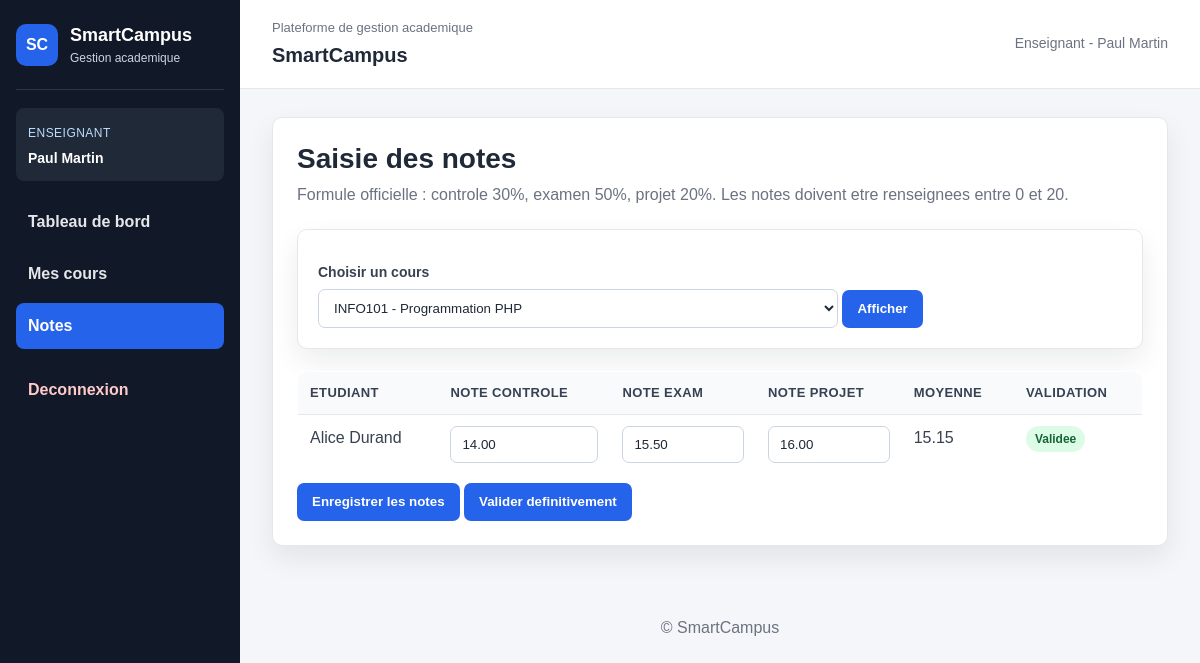
/enseignant/notes.php?id_cours=1 (signed in), run on the app's committed database.
### tables this page shows
CREATE TABLE etudiant (
    id_etudiant INT AUTO_INCREMENT PRIMARY KEY,
    numero_etudiant VARCHAR(50) NOT NULL,
    niveau VARCHAR(50) NOT NULL,
    groupe_classe VARCHAR(50) NOT NULL,
    date_naissance DATE,
    telephone VARCHAR(30),
    id_user INT NOT NULL,
    UNIQUE (numero_etudiant),
    CONSTRAINT fk_etudiant_utilisateur
        FOREIGN KEY (id_user) REFERENCES utilisateur(id_user)
);

CREATE TABLE utilisateur (
    id_user INT AUTO_INCREMENT PRIMARY KEY,
    nom VARCHAR(100) NOT NULL,
    prenom VARCHAR(100) NOT NULL,
    email VARCHAR(150) NOT NULL,
    mot_de_passe VARCHAR(255) NOT NULL,
    role ENUM('administrateur','enseignant','etudiant') NOT NULL,
    date_creation TIMESTAMP DEFAULT CURRENT_TIMESTAMP,
    actif TINYINT(1) DEFAULT 1,
    UNIQUE (email)
);

CREATE TABLE note (
    id_note INT AUTO_INCREMENT PRIMARY KEY,
    note_controle DECIMAL(5,2),
    note_exam DECIMAL(5,2),
    note_projet DECIMAL(5,2),
    moyenne DECIMAL(5,2),
    validee TINYINT(1) DEFAULT 0,
    date_saisie DATETIME,
    date_validation DATETIME,
    id_etudiant INT NOT NULL,
    id_cours INT NOT NULL,
    CONSTRAINT fk_note_etudiant
        FOREIGN KEY (id_etudiant) REFERENCES etudiant(id_etudiant),
    CONSTRAINT fk_note_cours
        FOREIGN KEY (id_cours) REFERENCES cours(id_cours)
);

### enseignant/notes.php (the view, shortened to what this page needs)
<?php
require_once __DIR__ . '/../config/db.php';
$id_enseignant = $_SESSION['id_enseignant'] ?? 0;
$id_cours = isset($_GET['id_cours']) ? intval($_GET['id_cours']) : (isset($_POST['id_cours']) ? intval($_POST['id_cours']) : 0);
include __DIR__ . '/../includes/header.php';
?>
<section class="container">
    <h1>Saisie des notes</h1>
    <p class="page-subtitle">Formule officielle : controle 30%, examen 50%, projet 20%. Les notes doivent etre renseignees entre 0 et 20.</p>
    <?php
    $stmt_cours = mysqli_prepare($conn, "SELECT id_cours, code_cours, titre FROM cours WHERE id_enseignant = ? ORDER BY code_cours");
    mysqli_stmt_bind_param($stmt_cours, "i", $id_enseignant);
    mysqli_stmt_execute($stmt_cours);
    $cours_result = mysqli_stmt_get_result($stmt_cours);
    ?>
    <form method="get" action="notes.php" class="form-card">
        <label for="id_cours">Choisir un cours</label>
        <select name="id_cours" id="id_cours" required>
            <?php while ($cours = mysqli_fetch_assoc($cours_result)): ?>
                <option value="<?php echo $cours['id_cours']; ?>" <?php if ($id_cours == $cours['id_cours']) echo 'selected'; ?>>
                    <?php echo htmlspecialchars($cours['code_cours'] . ' - ' . $cours['titre']); ?>
                </option>
            <?php endwhile; ?>
        </select>
        <button type="submit">Afficher</button>
    </form>
    <?php if ($id_cours > 0): ?>
        <?php
        $sql = "SELECT etudiant.id_etudiant, utilisateur.nom, utilisateur.prenom,
                       note.note_controle, note.note_exam, note.note_projet, note.moyenne, note.validee
                FROM inscription
                INNER JOIN cours ON inscription.id_cours = cours.id_cours
                INNER JOIN etudiant ON inscription.id_etudiant = etudiant.id_etudiant
                INNER JOIN utilisateur ON etudiant.id_user = utilisateur.id_user
                LEFT JOIN note ON note.id_etudiant = etudiant.id_etudiant AND note.id_cours = inscription.id_cours
                WHERE inscription.id_cours = ?
                AND inscription.statut = 'inscrit'
                AND cours.id_enseignant = ?
                ORDER BY utilisateur.nom, utilisateur.prenom";
        $stmt = mysqli_prepare($conn, $sql);
        mysqli_stmt_bind_param($stmt, "ii", $id_cours, $id_enseignant);
        mysqli_stmt_execute($stmt);
        $etudiants = mysqli_stmt_get_result($stmt);
        ?>
        <form method="post" action="notes.php">
            <table>
                <thead>
                    <tr>
                        <th>Etudiant</th>
                        <th>Note controle</th>
                        <th>Note exam</th>
                        <th>Note projet</th>
                        <th>Moyenne</th>
                        <th>Validation</th>
                    </tr>
                </thead>
                <tbody>
                    <?php if ($etudiants && mysqli_num_rows($etudiants) > 0): ?>
                        <?php while ($etu = mysqli_fetch_assoc($etudiants)): ?>
                            <?php $disabled = $etu['validee'] ? 'disabled' : ''; ?>
                            <tr>
                                <td><?php echo htmlspecialchars($etu['prenom'] . ' ' . $etu['nom']); ?></td>
                                <td><input type="number" step="0.01" min="0" max="20" name="notes[<?php echo $etu['id_etudiant']; ?>][note_controle]" value="<?php echo htmlspecialchars($etu['note_controle'] ?? ''); ?>" <?php echo $disabled; ?>></td>
                                <td><input type="number" step="0.01" min="0" max="20" name="notes[<?php echo $etu['id_etudiant']; ?>][note_exam]" value="<?php echo htmlspecialchars($etu['note_exam'] ?? ''); ?>" <?php echo $disabled; ?>></td>
                                <td><input type="number" step="0.01" min="0" max="20" name="notes[<?php echo $etu['id_etudiant']; ?>][note_projet]" value="<?php echo htmlspecialchars($etu['note_projet'] ?? ''); ?>" <?php echo $disabled; ?>></td>
                                <td><?php echo isset($etu['moyenne']) ? number_format($etu['moyenne'], 2) : '-'; ?></td>
                                <td>
                                    <span class="badge <?php echo $etu['validee'] ? 'badge-success' : 'badge-warning'; ?>">
                                        <?php echo $etu['validee'] ? 'Validee' : 'A valider'; ?>
                                    </span>
                                </td>
                            </tr>
                        <?php endwhile; ?>
                    <?php else: ?>
                        <tr>
                            <td colspan="6">Aucun etudiant inscrit a ce cours.</td>
                        </tr>
                    <?php endif; ?>
                </tbody>
            </table>
            <button type="submit" name="enregistrer_notes">Enregistrer les notes</button>
            <button type="submit" name="valider_notes" onclick="return confirm('Valider definitivement les notes ?');">Valider definitivement</button>
        </form>
    <?php endif; ?>
</section>
<?php include __DIR__ . '/../includes/footer.php'; ?>

### assets/css/style.css (style rules this page uses)
* { box-sizing: border-box; }
:root { --bg: #f4f6f9; --panel: #ffffff; --sidebar: #111827; --sidebar-soft: #1f2937; --text: #1f2937; --muted: #6b7280; --border: #e5e7eb; --primary: #2563eb; --primary-dark: #1d4ed8; --success: #16a34a; --warning: #f59e0b; --danger: #dc2626; --shadow: 0 12px 28px rgba(15, 23, 42, 0.08); }
body { margin: 0; font-family: Arial, Helvetica, sans-serif; background: var(--bg); color: var(--text); line-height: 1.5; }
.container, .section-card, .form-card { background: var(--panel); border: 1px solid var(--border); border-radius: 10px; box-shadow: var(--shadow); }
.container { padding: 24px; overflow-x: auto; }
h1, h2, h3 { color: var(--text); line-height: 1.2; }
h1 { margin: 0 0 8px; font-size: 28px; }
.page-subtitle { margin: 0 0 22px; color: var(--muted); }
.form-card { padding: 20px; margin-bottom: 22px; }
label { display: block; margin: 12px 0 6px; color: #374151; font-weight: bold; font-size: 14px; }
input, select, textarea { width: 100%; max-width: 520px; padding: 10px 11px; border: 1px solid #cbd5e1; border-radius: 7px; background: #ffffff; color: var(--text); }
button, .button, .btn { display: inline-flex; align-items: center; justify-content: center; min-height: 38px; padding: 9px 14px; border: 1px solid transparent; border-radius: 7px; background: var(--primary); color: #ffffff; text-decoration: none; font-weight: bold; cursor: pointer; }
.table-responsive, .container { overflow-x: auto; }
table { width: 100%; min-width: 760px; border-collapse: collapse; margin: 18px 0 8px; background: #ffffff; border: 1px solid var(--border); border-radius: 10px; overflow: hidden; }
th, td { padding: 11px 12px; border-bottom: 1px solid var(--border); text-align: left; vertical-align: top; }
th { background: #f8fafc; color: #374151; font-size: 13px; text-transform: uppercase; letter-spacing: 0.03em; }
td { color: #374151; }
tr:last-child td { border-bottom: 0; }
.actions-cell, td:last-child { white-space: nowrap; }
.badge { display: inline-flex; align-items: center; justify-content: center; padding: 4px 9px; border-radius: 999px; font-size: 12px; font-weight: bold; white-space: nowrap; }
.badge-success { color: #166534; background: #dcfce7; }

### data on the page
etudiant: id_user.nom "Alice Durand", note_controle "14.00", note_exam "15.50", note_projet "16.00", note.moyenne "15.15"

### other printed values
$libelle_role "ENSEIGNANT"
$nom_complet "Paul Martin"
$libelle_role "Enseignant"
form field id_cours "INFO101 - Programmation PHP"
